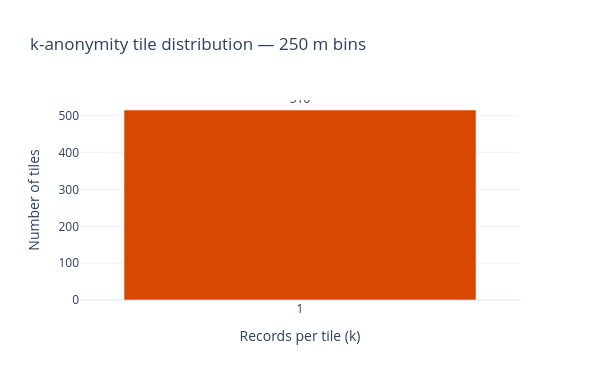

Source (notebook cell):
### Markdown cell above
**Figure 15b.** Display-tier positions after 250 m PRP + jitter encoding.
Red circles indicate records that occupy a tile alone (k = 1): their encrypted
tile coordinate, even without decryption, is sufficient to identify them as the
sole individual in that spatial bin. Blue circles share a tile with at least one
other record. At 250 m resolution the majority of tiles are singletons —
inadequate privacy for a stigmatised population.

### Code cell
# Figure 15c — k-anonymity tile-count distribution at 250 m
k_vals_250 = tile_counts_250["k"].clip(upper=10)
k_hist_250 = k_vals_250.value_counts().sort_index()

fig_15c = go.Figure(go.Bar(
    x=[str(k) if k < 10 else "10+" for k in k_hist_250.index],
    y=k_hist_250.values,
    marker_color=["#d94801" if k == 1 else "#2171b5" for k in k_hist_250.index],
    text=k_hist_250.values, textposition="outside",
))
fig_15c.update_layout(
    title="k-anonymity tile distribution — 250 m bins",
    xaxis_title="Records per tile (k)",
    yaxis_title="Number of tiles",
    template="plotly_white", height=380, width=600,
)
fig_15c.show()

### Figure 1 — Plotly figure (JSON) as saved in the notebook; plotly's stock layout.template omitted (floating-point values rounded to 4 significant figures)
{"data": [{"marker": {"color": ["#d94801"]}, "text": [516.0], "textposition": "outside", "type": "bar", "x": ["1"], "y": [516]}], "layout": {"height": 380, "title": {"text": "k-anonymity tile distribution — 250 m bins"}, "width": 600, "xaxis": {"title": {"text": "Records per tile (k)"}}, "yaxis": {"title": {"text": "Number of tiles"}}}}
